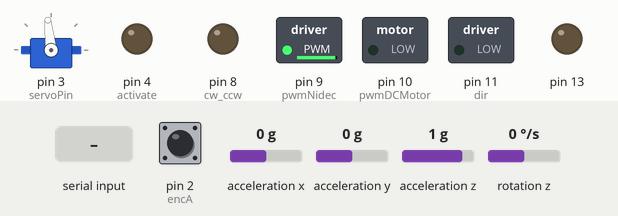
This sketch was run on a simulated Arduino Uno, built with avr-gcc and run on an emulated ATmega328P. Shown: servo, switched loads named in the sketch (green lamp = pin HIGH), output pins drawn as LEDs (lit = HIGH). Wiring (inferred from the names in the program): MPU-6050 motion sensor at I2C address 0x68. Inputs (shaded band) come from the test bench; at power-on: acceleration y 0 g, rotation z 0 °/s, pin 2 (encA) HIGH, acceleration x 0 g, acceleration z 1 g. Servo pulses on a pin are drawn as a servo (544–2400 µs = 0–180°); what the sketch prints to the serial monitor is not drawn.

Above: at 5.2 s.
5.3 s: acceleration y set to -1.4 g
At 5.58 s:
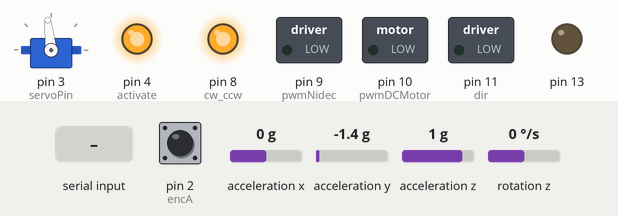
7.2 s: "R" received over the second serial link
At 8.4 s:
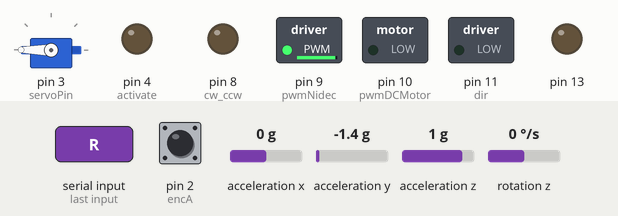
10.2 s: rotation z set to 100 °/s
At 11.67 s:
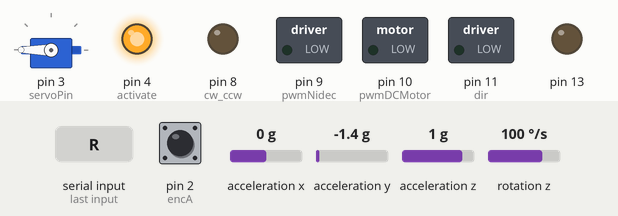
13.2 s: "F" received over the second serial link
At 14.2 s:
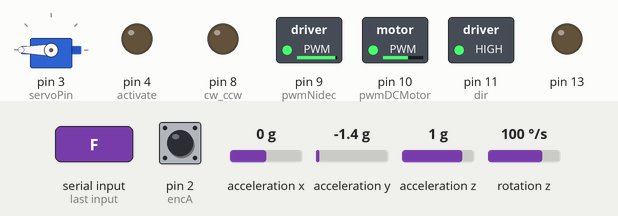
14.7 s: "B" received over the second serial link
At 15.2 s:
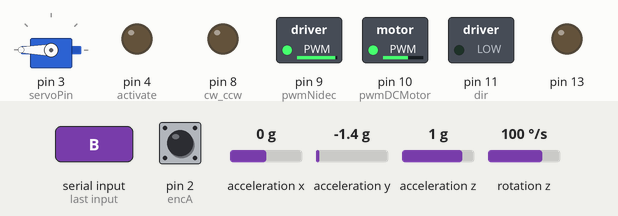
16.2 s: rotation z set to -192 °/s
At 17.4 s:
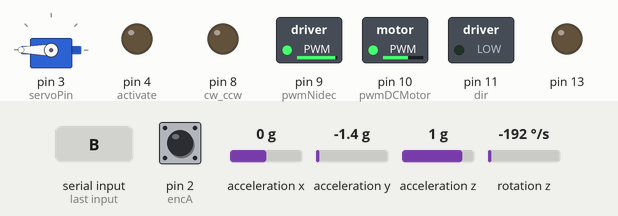
Timing chart, 0 to 18.9 s (numbered marks = the images above; inputs shaded):
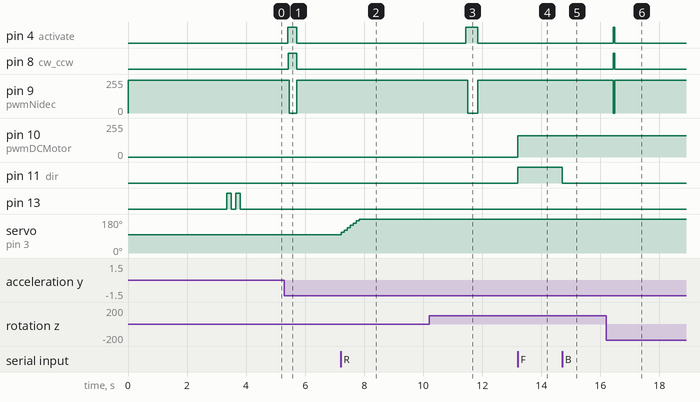

The sketch:

xe_dapPID_3.ino
```cpp
#include <Wire.h>
#include <SoftwareSerial.h>

#define MPU6050  0x68

SoftwareSerial JDY_31 (6, 5); //RX-->D5, TX-->D6 Giao tiếp với module Bluetooth

// PID
float Kp = 140.0;//170.0
float Ki = 680.0;//3.0 680.0
float Kd = 1.8;//1.7
float f = 0.2;// 0.2
float gcb = 0.0040;

int pid_output = 0;                 // Đầu ra pid
volatile int pwm = 330;
int l = 0, r = 0;
int dir = 11;                       // Điều khiển hướng tiến - lùi DC
int activate = 4;                   // Chân kích hoạt động cơ
int cw_ccw  = 8;                    // Điều khiển hướng quay BLDC
int servoPin = 3;                   // Chân servo
int pwmNidec = 9;                   // pwm Nidec
int pwmDCMotor = 10;                // pwm Motor DC
int count = 0;
int PPR = 100;// 100 xung/vòng
int countInterrupt = 0;
int prevCount = 0;
const int encA = 2;
const int encB = 7;

float error;
float setpoint = 0;
float integral = 0.0;
float pid_input = 0;
float derivative;
float prev_error = 0.0;
float loop_timer = 6000; // 6ms
float pwm_motor = 0.0;

float Angle, angle_accX, angleFilt = 0.0;
float dt = 0.0;
float tcb = 0;
int16_t gyro_Z;
float gyroZFilt = 0;
float alpha = 0.37;
float al;
int32_t motor_speed = 0.0;

volatile int dem = 12; // giá trị giữa cho servo
volatile int demInterrupt = 0;

unsigned long lastTimer = 0, prevTimer = 0;
unsigned long stTimer;

int16_t accX, accY, accZ, gyroY, gyroZ;
int16_t GyY_offset = 0;
int16_t GyZ_offset = 0;
int32_t GyY_offset_sum = 0;
int32_t GyZ_offset_sum = 0;
int32_t accX_sum = 0, accY_sum = 0;
int16_t accX_error, accY_error, gyro_errorY, gyro_errorZ;
int16_t accX_offset = 0, accY_offset = 0;

bool exe = false, goc_2 = false, sta = false;
char Blt;

void setup() {
  Serial.begin(115200);
  JDY_31.begin(9600);

  // Tạo xung pwm 30Khz cho động cơ Nidec
  // reset thanh ghi
  TCCR1A = 0;
  TCCR1B = 0;

  // Fast PWM, TOP = ICR1
  TCCR1A |= (1<<COM1A1) | (1<<COM1B1) | (1<<WGM11);
  TCCR1B |= (1<<WGM13) | (1<<WGM12) | (1<<CS10); // prescaler = 1

  OCR1A = 510; // giá trị ban đầu
  OCR1B = 0; // Đầu ra B (D10) để điều khiển tốc độ động cơ dc

  ICR1 = 532; // 799 = 20khz  532 = 30khz
  // Công thức tính TOP = (16,000,000/(prescaler * tần số mong muốn)) - 1
  // Công thức tính tần số = 16,000,000/(prescaler * (TOP + 1))

  // Sử dụng Timer 2 để tạo xung pwm cho servo(độ phân giải thấp)
  TCCR2A = 0;
  TCCR2B = 0;
  // Chế độ Phase-Correct PWM, TOP = OCR2A
  TCCR2A |= (1<< COM2B1) | (1<<WGM20);
  TCCR2B |= (1<< WGM22) | (1<<CS22) | (1<<CS21) | (1<<CS20);// Prescaler = 1024

  OCR2A = 157; ///  Tính giá trị TOP = 0.02 * 16000000 / (2 * 1024) = 156  (0.02s = 20ms) Tần số 50hz
  OCR2B = 12; // giá trị ban đầu (ở giữa)

  // TOP = 156 sẽ cho tần số chính xác 50hz, chu kỳ 19998us
  // TOP = 157 sẽ cho chu kỳ chính xác 20us, tần số 49.78hz

  // Tính tần số   1 / 0,02 = 50  và 1 là 1 giây hoặc 1000 / 20 = 50

  pinMode(activate, OUTPUT);
  pinMode(cw_ccw, OUTPUT);
  pinMode(dir, OUTPUT);
  pinMode(servoPin, OUTPUT);
  pinMode(pwmNidec, OUTPUT);
  pinMode(pwmDCMotor, OUTPUT);
  pinMode(encA, INPUT);
  pinMode(encB, INPUT);
  pinMode(13, OUTPUT); // báo hiệu đã sẵn sàng

  //Thiết lập ngắt
  attachInterrupt(digitalPinToInterrupt(encA), ai0, RISING);

  digitalWrite(activate, LOW);

  delay(100);
  Wire.begin();

  Wire.beginTransmission(MPU6050);
  Wire.write(0x6B);                   // 0x6B - địa chỉ thanh ghi nguồn
  Wire.write(0);
  Wire.endTransmission(true);

  ///////////Chỉ định tỉ lệ đầu ra///////////
  //Chia tỷ lệ đầu ra cảm biến
  // 0 = 2g, 1 = 4g, 2 = 8g, 3 = 16g
  // 0 = 250rad/s, 1 = 500rad/s, 2 = 1000rad/s, 3 = 2000rad/s
  Wire.beginTransmission(MPU6050);
  Wire.write(0x1C);                    // 0x1C - địa chỉ cảm biến gia tốc
  Wire.write(0 << 3); // 2g
  Wire.endTransmission(true);

  Wire.beginTransmission(MPU6050);
  Wire.write(0x1B);                    // 0x1B - địa chỉ con quay hồi chuyển
  Wire.write(1 << 3); // 500rad/s
  Wire.endTransmission(true);

  // Tính lỗi IMU
  for(int i=0; i < 700; i++) {
  count++;
  Wire.beginTransmission(MPU6050);
  Wire.write(0x47);
  Wire.endTransmission();
  Wire.requestFrom(0x68, 2, true);

  gyro_errorZ = Wire.read() << 8 | Wire.read();       //Kết hợp hai byte để tạo thành một số nguyên

  GyZ_offset_sum += (gyro_errorZ / 65.5);

  if(count == 700) sta = true;
  delay(4);
  }/* bỏ chú thích nếu muốn tính lỗi gia tốc
  // hãy đặt MPU6050 nằm ngang với mặt bàn để lấy giá trị đúng!
  if (sta) {
    for (int f=0; f < 700; f++) {
      Wire.beginTransmission(MPU6050);
      Wire.write(0x3B);
      Wire.endTransmission(false);
      Wire.requestFrom(MPU6050, 4, true);

      accX_error = Wire.read() << 8 | Wire.read();
      accY_error = Wire.read() << 8 | Wire.read();

      accX_sum += accX_error;
      accY_sum += accY_error;

      delay(4);
    }
  }
  accX_offset = accX_sum / 700;
  accY_offset = accY_sum / 700;*/
  GyZ_offset = GyZ_offset_sum / 700; // lấy giá trị trung bình

  digitalWrite(13, HIGH);
  delay(150);
  digitalWrite(13,LOW);
  delay(150);
  digitalWrite(13, HIGH);
  delay(150);
  digitalWrite(13,LOW);
  // in giá trị lỗi lên Serial
  //Serial.print(accX_offset);
  //Serial.print(",");
  //Serial.print(accY_offset);
  //Serial.print(",");
  Serial.println(GyZ_offset);
  delay(300);
}
void loop() {
  stTimer = micros();
  if(stTimer - lastTimer >= loop_timer) {
  dt = (float)(loop_timer / 1.0e6);
  noInterrupts();
  countInterrupt = demInterrupt;
  interrupts();
  // Có thể thay thế bằng thư viện atomic
  // Tính RPM
  //float angular_velocity_Filter = alpha * angular_velocity + (1 - alpha) * angular_velocity_Filter;
  float vci = (countInterrupt - prevCount) / dt;
  prevCount = countInterrupt;
  float rpm = (float)(vci/PPR)*60.0;// Tính RPM
  // Tính vận tốc góc
  float angular_velocity = (float)(2 * PI * rpm) / 60;// đơn vị radian/s
  //float angular_velocity_rad_to_deg = angular_velocity * 180 / PI;// đơn vị độ/s
  // Tunning
  DKH();
  angleMPU();
  if(exe)
  {
    digitalWrite(activate, HIGH); // Kích hoạt động cơ

    //angleFilt = alpha * Angle + (1-alpha) * angleFilt; // nếu sử dụng sẽ phải điều chỉnh lại pid

    error = setpoint - tcb - Angle;

    integral += error * dt;
    //integral = constrain(integral, -60, 60);

    derivative = (error - prev_error) / dt;

    pid_output = constrain(Kp * error + Kd * derivative + Ki * integral + f * motor_speed, -510, 510);
    motor_speed += angular_velocity;
    prev_error = error;

    if(pid_output < 8 && pid_output > -8)pid_output = 0; // dead-band để giảm nhiễu dao động

    if(pid_output < 0) {
      tcb += gcb;
      if(tcb == 3)
      {tcb = 3;}
    }
    if(pid_output > 0) {
      tcb -= gcb;
      if(tcb == -3)
      {tcb = -3;}
    }
    Motor_control(pid_output);

  }else {
    pid_output = 0;
    integral = 0.0;
    prev_error = 0;
    motor_speed = 0;
    tcb = 0.0;
    Motor_control(0);
    digitalWrite(activate, LOW);
  }
  lastTimer = stTimer;
  }
}

void Motor_control(int pwm) {
  if (pwm <= 0) {
    digitalWrite(cw_ccw, LOW);
    pwm = abs(pwm);
  } else {
    digitalWrite(cw_ccw, HIGH);
  }
  OCR1A = map(pwm, 0, 510, 510, 0);
}

void stop() {
  digitalWrite(dir, LOW);
  OCR1B = 0;
}
void phiatruoc(volatile int pwm) {
  digitalWrite(dir, HIGH);
  OCR1B = pwm;
}
void  phiasau(volatile int pwm) {
  digitalWrite(dir, LOW);
  OCR1B = pwm;
}

void DKH() { // Điều Khiển Hướng
  if (JDY_31.available() > 0){
    Blt = JDY_31.read();
    switch (Blt) {
        case 'F':
            phiatruoc(pwm);
            break;
        case 'B':
            phiasau(pwm);
            break;
        case 'R':
            l = 1;
            break;
        case 'L':
            r = 1;
            break;
        case 'S':
            //pwm = 0;
            l = 0;
            r = 0;
            stop();
            break;
// chỉnh tốc độ
        case '1':
            pwm = 0; //0 += 64
            break;
        case '2':
            pwm = 300;
            break;
        case '3':
            pwm = 338;
            break;
        case '4':
            pwm = 379;
            break;
        case '5':
            pwm = 415;
            break;
        case '6':
            pwm = 440;
            break;
        case '7':
            pwm = 470;
            break;
        case '8':
            pwm = 500;
            break;
        case '9':
            pwm = 530;
            break;
            /*
        case 'q':
            pwm = 255;
            break;*/
    }
  }

  if (l == 1) {
    (stTimer - prevTimer >= 1e5) ? dem++,prevTimer = stTimer : dem = dem;
  }
  if (r == 1) {
    (stTimer - prevTimer >= 1e5) ? dem--,prevTimer = stTimer : dem = dem;
  }

  dem = constrain(dem, 4, 20);

  OCR2B = dem;
}
void angleMPU() { // Tính toán góc

  Wire.beginTransmission(MPU6050);
  Wire.write(0x3B);
  Wire.endTransmission(false);
  Wire.requestFrom(MPU6050, 6, true);

  accX = Wire.read() << 8 | Wire.read();
  accY = Wire.read() << 8 | Wire.read();
  accZ = Wire.read() << 8 | Wire.read();

  Wire.beginTransmission(MPU6050);
  Wire.write(0x47);
  Wire.endTransmission(false);
  Wire.requestFrom(MPU6050, 2, true);

  gyroZ = (Wire.read() << 8 | Wire.read()) / 65.5;

  // Bị trễ giư liệu góc là do viết như này accX -= accX_offset; accY -= accY_offset;

  accX -= 1730;//1730
  accY -= -394;//-394
  gyroZ -= GyZ_offset;

  Angle += gyroZ * dt;

  angle_accX = atan2(accY, -accX) * 180 / PI; // Tính góc gia tốc

  Angle = Angle * 0.996 + angle_accX * 0.004; // Kết hợp data gyro và accel để không bị trôi

  if (!goc_2) {
    if (Angle > 0.3 || Angle < -0.3) {
      goc_2 = true;
    } else {
      goc_2 = false;
    }
  }
  if (abs(Angle) < 0.3 && goc_2) exe = true;  // biến kích hoạt pid
  if (abs(Angle) > 15) exe = false;
  //Serial.println(Angle);
}
void ai0() {
// ai0 được kích hoạt nếu digitalPin 2 chuyển từ THẤP lên CAO
// Kiểm tra chân 7 để xác định hướng
if(digitalRead(encB) == LOW) {
  demInterrupt++;
  }else{
  demInterrupt--;
  }
}
```

Measured:
- after the input at 5.3 s, pin 4 (activate): LOW → HIGH after 0.11 s, → LOW 0.29 s later; pin 8 (cw_ccw): LOW → HIGH after 0.12 s, → LOW 0.29 s later; pin 9 (pwmNidec): 244/255 → 0/255 after 0.17 s, → 244/255 0.24 s later
- after the input at 7.2 s, servo on pin 3 (servoPin): moves from 96° to 180° over 0.60 s, starting at once
- after the input at 10.2 s, pin 4 (activate): LOW → HIGH after 1.2 s, → LOW 0.41 s later; pin 9 (pwmNidec): 244/255 → 0/255 after 1.3 s, → 244/255 0.34 s later
- after the input at 13.2 s, pin 10 (pwmDCMotor): 0/255 → 158/255 at once; pin 11 (dir): LOW → HIGH at once
- after the input at 14.7 s, pin 11 (dir): HIGH → LOW at once
- after the input at 16.2 s, pin 4 (activate), pin 8 (cw_ccw): LOW → HIGH after 0.23 s, → LOW 0.07 s later; pin 9 (pwmNidec): 244/255 → 0/255 after 0.23 s, → 244/255 0.06 s later
